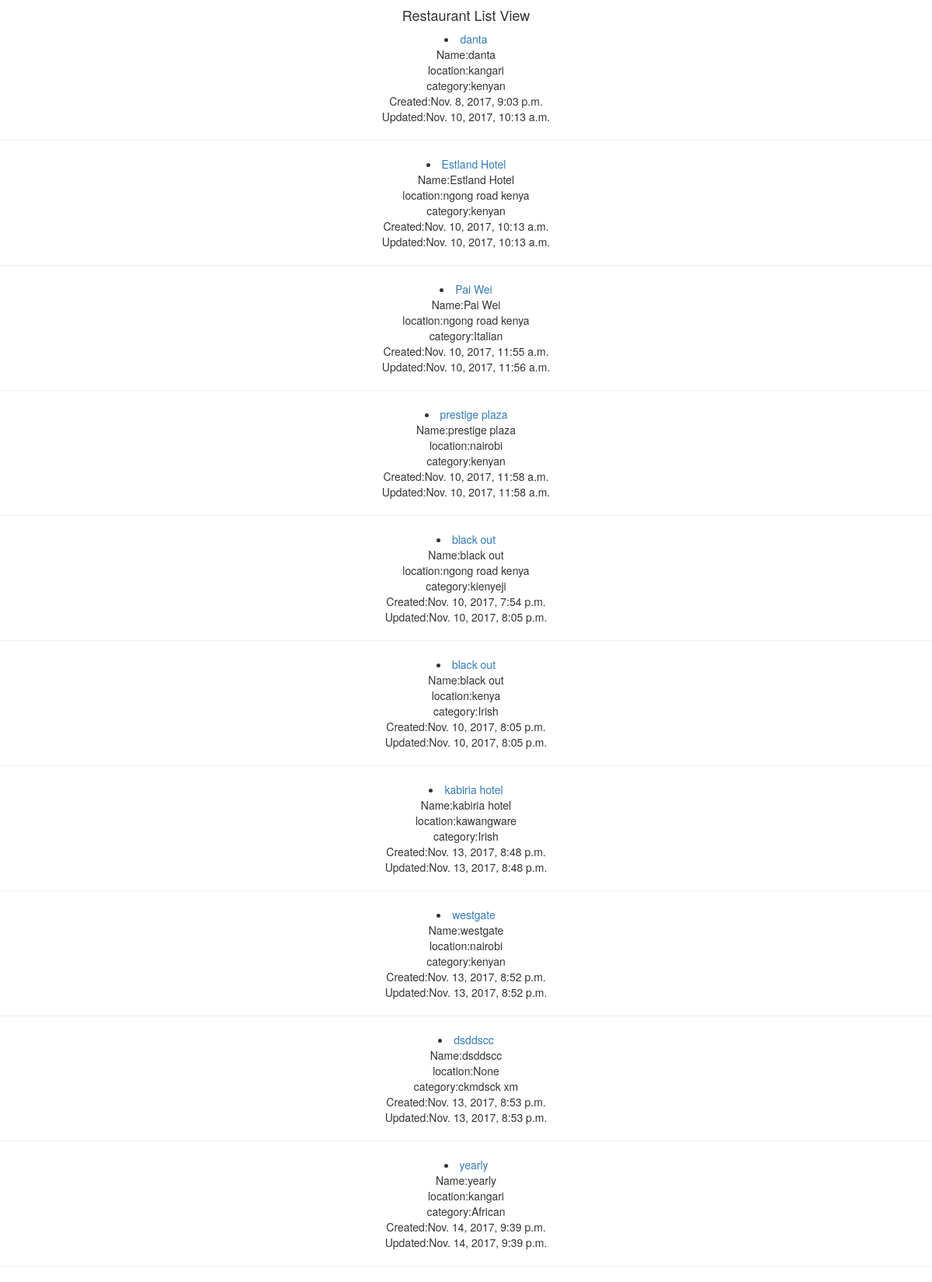
The page /restaurants/ on the database its author committed.
### restaurants/models.py (models this page shows, shortened)
class RestaurantLocation(models.Model):
    owner     =      models.ForeignKey(User)
    name      =      models.CharField(max_length=120)
    location  =      models.CharField(max_length=120,blank=True, null=True)
    category  =      models.CharField(max_length=120,blank=False, null=True)
    timestamp =      models.DateTimeField(auto_now_add=True)  #when it was created/ added
    updated   =      models.DateTimeField(auto_now=True) #when it was updated/changed
    slug      =      models.SlugField(unique=True,blank=True, null=True)
    def __str__(self):
        return self.name

### restaurants/views.py (the view)
# urls.py: url(r'^restaurants/$',RestaurantListView.as_view()),
class RestaurantListView(ListView):
    template_name = 'restaurants/list.html'
    def get_queryset(self):
        slug  = self.kwargs.get("slug")
        if slug:
            queryset = RestaurantLocation.objects.filter(
            Q(category__iexact=slug) |
            Q(category__contains=slug)
            )
        else:
            queryset = RestaurantLocation.objects.all()
        return queryset

### restaurants/templates/restaurants/list.html
{% extends "restaurants/base.html" %}
        {% block content %}
        <h4 style="text-align:center;">Restaurant List View</h4>
        <div style="text-align:center;">
        {% for obj in object_list %}
        <li><a href="/restaurants/{{obj.slug}}/">{{ obj }}</a></li>
       Name:{{ obj.name }} <br>   location:{{ obj.location }} <br> category:{{ obj.category }}  <br> Created:{{ obj.timestamp }} <br> Updated:{{ obj.updated }}
        <hr>
        {% endfor %}
      </div>
      {% endblock content %}

### rows shown on the page
RestaurantLocation: name "danta", location "kangari", category "kenyan", timestamp "Nov. 8, 2017, 9:03 p.m.", updated "Nov. 10, 2017, 10:13 a.m."
RestaurantLocation: name "Estland Hotel", location "ngong road kenya", category "kenyan", timestamp "Nov. 10, 2017, 10:13 a.m.", updated "Nov. 10, 2017, 10:13 a.m."
RestaurantLocation: name "Pai Wei", location "ngong road kenya", category "Italian", timestamp "Nov. 10, 2017, 11:55 a.m.", updated "Nov. 10, 2017, 11:56 a.m."
RestaurantLocation: name "prestige plaza", location "nairobi", category "kenyan", timestamp "Nov. 10, 2017, 11:58 a.m.", updated "Nov. 10, 2017, 11:58 a.m."
RestaurantLocation: name "black out", location "ngong road kenya", category "kienyeji", timestamp "Nov. 10, 2017, 7:54 p.m.", updated "Nov. 10, 2017, 8:05 p.m."
RestaurantLocation: name "black out", location "kenya", category "Irish", timestamp "Nov. 10, 2017, 8:05 p.m.", updated "Nov. 10, 2017, 8:05 p.m."
RestaurantLocation: name "kabiria hotel", location "kawangware", category "Irish", timestamp "Nov. 13, 2017, 8:48 p.m.", updated "Nov. 13, 2017, 8:48 p.m."
RestaurantLocation: name "westgate", location "nairobi", category "kenyan", timestamp "Nov. 13, 2017, 8:52 p.m.", updated "Nov. 13, 2017, 8:52 p.m."
RestaurantLocation: name "dsddscc", location "None", category "ckmdsck xm", timestamp "Nov. 13, 2017, 8:53 p.m.", updated "Nov. 13, 2017, 8:53 p.m."
RestaurantLocation: name "yearly", location "kangari", category "African", timestamp "Nov. 14, 2017, 9:39 p.m.", updated "Nov. 14, 2017, 9:39 p.m."
